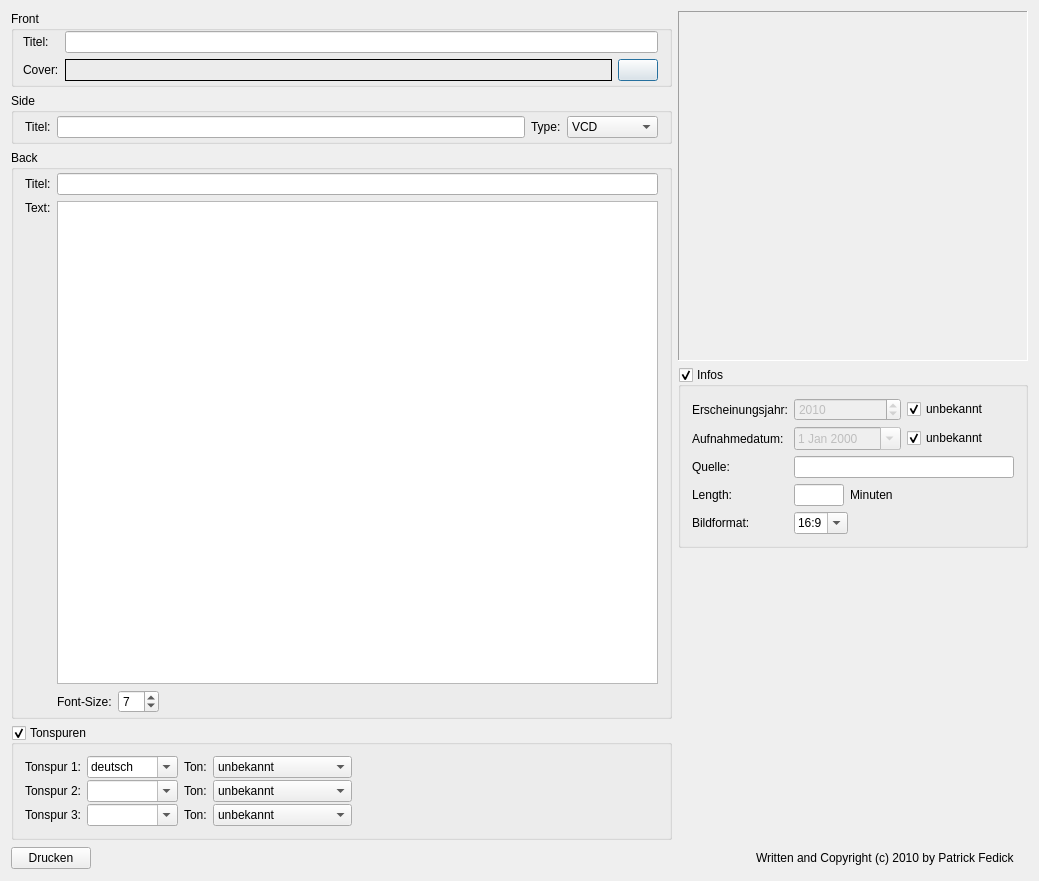
<?xml version="1.0" encoding="UTF-8"?>
<ui version="4.0">
 <class>CoverPrinterClass</class>
 <widget class="QDialog" name="CoverPrinterClass">
  <property name="geometry">
   <rect>
    <x>0</x>
    <y>0</y>
    <width>1039</width>
    <height>881</height>
   </rect>
  </property>
  <property name="acceptDrops">
   <bool>true</bool>
  </property>
  <property name="windowTitle">
   <string>WinMusik - CoverPrinter</string>
  </property>
  <property name="windowIcon">
   <iconset resource="../resources.qrc">
    <normaloff>:/cover/resources/coverdruck/coverprinter.png</normaloff>:/cover/resources/coverdruck/coverprinter.png</iconset>
  </property>
  <layout class="QVBoxLayout" name="verticalLayout">
   <item>
    <layout class="QHBoxLayout" name="horizontalLayout_2">
     <item>
      <layout class="QVBoxLayout">
       <item>
        <widget class="QGroupBox" name="groupBox">
         <property name="title">
          <string>Front</string>
         </property>
         <layout class="QGridLayout">
          <property name="leftMargin">
           <number>9</number>
          </property>
          <property name="topMargin">
           <number>0</number>
          </property>
          <property name="bottomMargin">
           <number>3</number>
          </property>
          <item row="0" column="0">
           <widget class="QLabel" name="label">
            <property name="text">
             <string>Titel:</string>
            </property>
           </widget>
          </item>
          <item row="0" column="1">
           <widget class="QLineEdit" name="front_title">
            <property name="acceptDrops">
             <bool>false</bool>
            </property>
            <property name="text">
             <string/>
            </property>
           </widget>
          </item>
          <item row="1" column="0">
           <widget class="QLabel" name="label_2">
            <property name="text">
             <string>Cover:</string>
            </property>
           </widget>
          </item>
          <item row="1" column="1">
           <layout class="QHBoxLayout">
            <item>
             <widget class="QLabel" name="cover_file">
              <property name="sizePolicy">
               <sizepolicy hsizetype="Expanding" vsizetype="Preferred">
                <horstretch>0</horstretch>
                <verstretch>0</verstretch>
               </sizepolicy>
              </property>
              <property name="frameShape">
               <enum>QFrame::Box</enum>
              </property>
              <property name="frameShadow">
               <enum>QFrame::Plain</enum>
              </property>
              <property name="text">
               <string/>
              </property>
             </widget>
            </item>
            <item>
             <widget class="QPushButton" name="loadcover">
              <property name="text">
               <string/>
              </property>
              <property name="icon">
               <iconset resource="../resources.qrc">
                <normaloff>:/icons/resources/folder-open-16.png</normaloff>:/icons/resources/folder-open-16.png</iconset>
              </property>
              <property name="iconSize">
               <size>
                <width>16</width>
                <height>16</height>
               </size>
              </property>
             </widget>
            </item>
           </layout>
          </item>
         </layout>
        </widget>
       </item>
       <item>
        <widget class="QGroupBox" name="groupBox_2">
         <property name="title">
          <string>Side</string>
         </property>
         <layout class="QHBoxLayout">
          <property name="topMargin">
           <number>3</number>
          </property>
          <property name="bottomMargin">
           <number>3</number>
          </property>
          <item>
           <widget class="QLabel" name="label_5">
            <property name="text">
             <string>Titel:</string>
            </property>
           </widget>
          </item>
          <item>
           <widget class="QLineEdit" name="side_title">
            <property name="acceptDrops">
             <bool>false</bool>
            </property>
            <property name="text">
             <string/>
            </property>
           </widget>
          </item>
          <item>
           <widget class="QLabel" name="label_6">
            <property name="text">
             <string>Type:</string>
            </property>
           </widget>
          </item>
          <item>
           <widget class="QComboBox" name="type">
            <property name="currentIndex">
             <number>0</number>
            </property>
            <property name="iconSize">
             <size>
              <width>60</width>
              <height>20</height>
             </size>
            </property>
            <item>
             <property name="text">
              <string>VCD</string>
             </property>
             <property name="icon">
              <iconset resource="../resources.qrc">
               <normaloff>:/cover/resources/coverdruck/type-vcd.png</normaloff>:/cover/resources/coverdruck/type-vcd.png</iconset>
             </property>
            </item>
            <item>
             <property name="text">
              <string>DVD Video</string>
             </property>
             <property name="icon">
              <iconset resource="../resources.qrc">
               <normaloff>:/cover/resources/coverdruck/type-dvd.png</normaloff>:/cover/resources/coverdruck/type-dvd.png</iconset>
             </property>
            </item>
            <item>
             <property name="text">
              <string>DVD 5.1</string>
             </property>
             <property name="icon">
              <iconset resource="../resources.qrc">
               <normaloff>:/cover/resources/coverdruck/type-dvd-5.1.png</normaloff>:/cover/resources/coverdruck/type-dvd-5.1.png</iconset>
             </property>
            </item>
            <item>
             <property name="text">
              <string>BluRay</string>
             </property>
             <property name="icon">
              <iconset resource="../resources.qrc">
               <normaloff>:/cover/resources/coverdruck/type-blueray.png</normaloff>:/cover/resources/coverdruck/type-blueray.png</iconset>
             </property>
            </item>
            <item>
             <property name="text">
              <string>DivX</string>
             </property>
             <property name="icon">
              <iconset resource="../resources.qrc">
               <normaloff>:/cover/resources/coverdruck/type-divx.png</normaloff>:/cover/resources/coverdruck/type-divx.png</iconset>
             </property>
            </item>
            <item>
             <property name="text">
              <string>XVid</string>
             </property>
             <property name="icon">
              <iconset resource="../resources.qrc">
               <normaloff>:/cover/resources/coverdruck/type-xvid.png</normaloff>:/cover/resources/coverdruck/type-xvid.png</iconset>
             </property>
            </item>
            <item>
             <property name="text">
              <string>DVD</string>
             </property>
             <property name="icon">
              <iconset resource="../resources.qrc">
               <normaloff>:/cover/resources/coverdruck/type-dvd2.png</normaloff>:/cover/resources/coverdruck/type-dvd2.png</iconset>
             </property>
            </item>
            <item>
             <property name="text">
              <string>CD</string>
             </property>
             <property name="icon">
              <iconset resource="../resources.qrc">
               <normaloff>:/cover/resources/coverdruck/type-cd.png</normaloff>:/cover/resources/coverdruck/type-cd.png</iconset>
             </property>
            </item>
           </widget>
          </item>
         </layout>
        </widget>
       </item>
       <item>
        <widget class="QGroupBox" name="groupBox_3">
         <property name="title">
          <string>Back</string>
         </property>
         <layout class="QGridLayout">
          <property name="topMargin">
           <number>3</number>
          </property>
          <property name="bottomMargin">
           <number>3</number>
          </property>
          <item row="0" column="0">
           <widget class="QLabel" name="label_3">
            <property name="text">
             <string>Titel:</string>
            </property>
           </widget>
          </item>
          <item row="0" column="1">
           <widget class="QLineEdit" name="back_title">
            <property name="acceptDrops">
             <bool>false</bool>
            </property>
            <property name="text">
             <string/>
            </property>
           </widget>
          </item>
          <item row="1" column="0">
           <widget class="QLabel" name="label_4">
            <property name="text">
             <string>Text:</string>
            </property>
            <property name="alignment">
             <set>Qt::AlignLeading|Qt::AlignLeft|Qt::AlignTop</set>
            </property>
           </widget>
          </item>
          <item row="1" column="1">
           <widget class="QTextEdit" name="back_text">
            <property name="acceptDrops">
             <bool>false</bool>
            </property>
            <property name="html">
             <string>&lt;!DOCTYPE HTML PUBLIC &quot;-//W3C//DTD HTML 4.0//EN&quot; &quot;http://www.w3.org/TR/REC-html40/strict.dtd&quot;&gt;
&lt;html&gt;&lt;head&gt;&lt;meta name=&quot;qrichtext&quot; content=&quot;1&quot; /&gt;&lt;style type=&quot;text/css&quot;&gt;
p, li { white-space: pre-wrap; }
&lt;/style&gt;&lt;/head&gt;&lt;body style=&quot; font-family:'Bitstream Vera Sans'; font-size:9pt; font-weight:400; font-style:normal;&quot;&gt;
&lt;p style=&quot;-qt-paragraph-type:empty; margin-top:0px; margin-bottom:0px; margin-left:0px; margin-right:0px; -qt-block-indent:0; text-indent:0px;&quot;&gt;&lt;/p&gt;&lt;/body&gt;&lt;/html&gt;</string>
            </property>
            <property name="acceptRichText">
             <bool>false</bool>
            </property>
           </widget>
          </item>
          <item row="3" column="1">
           <layout class="QHBoxLayout" name="horizontalLayout">
            <item>
             <widget class="QLabel" name="label_13">
              <property name="text">
               <string>Font-Size:</string>
              </property>
             </widget>
            </item>
            <item>
             <widget class="QSpinBox" name="back_fontsize">
              <property name="minimum">
               <number>6</number>
              </property>
              <property name="maximum">
               <number>30</number>
              </property>
              <property name="value">
               <number>7</number>
              </property>
             </widget>
            </item>
            <item>
             <spacer name="horizontalSpacer">
              <property name="orientation">
               <enum>Qt::Horizontal</enum>
              </property>
              <property name="sizeHint" stdset="0">
               <size>
                <width>40</width>
                <height>20</height>
               </size>
              </property>
             </spacer>
            </item>
           </layout>
          </item>
         </layout>
        </widget>
       </item>
       <item>
        <widget class="QGroupBox" name="TonBox">
         <property name="minimumSize">
          <size>
           <width>0</width>
           <height>110</height>
          </size>
         </property>
         <property name="title">
          <string>Tonspuren</string>
         </property>
         <property name="checkable">
          <bool>true</bool>
         </property>
         <layout class="QGridLayout" name="gridLayout">
          <property name="verticalSpacing">
           <number>2</number>
          </property>
          <item row="0" column="0">
           <widget class="QLabel" name="label_7">
            <property name="text">
             <string>Tonspur 1:</string>
            </property>
           </widget>
          </item>
          <item row="0" column="1">
           <widget class="QComboBox" name="tonspur1">
            <property name="editable">
             <bool>true</bool>
            </property>
            <property name="currentIndex">
             <number>1</number>
            </property>
            <item>
             <property name="text">
              <string/>
             </property>
            </item>
            <item>
             <property name="text">
              <string>deutsch</string>
             </property>
            </item>
            <item>
             <property name="text">
              <string>englisch</string>
             </property>
            </item>
            <item>
             <property name="text">
              <string>französisch</string>
             </property>
            </item>
            <item>
             <property name="text">
              <string>italienisch</string>
             </property>
            </item>
           </widget>
          </item>
          <item row="0" column="2">
           <widget class="QLabel" name="label_10">
            <property name="text">
             <string>Ton:</string>
            </property>
           </widget>
          </item>
          <item row="0" column="3">
           <widget class="QComboBox" name="ton1">
            <property name="currentIndex">
             <number>0</number>
            </property>
            <property name="iconSize">
             <size>
              <width>60</width>
              <height>15</height>
             </size>
            </property>
            <item>
             <property name="text">
              <string>unbekannt</string>
             </property>
             <property name="icon">
              <iconset resource="../resources.qrc">
               <normaloff>:/channels/resources/sound-unknown.png</normaloff>:/channels/resources/sound-unknown.png</iconset>
             </property>
            </item>
            <item>
             <property name="text">
              <string>Mono</string>
             </property>
             <property name="icon">
              <iconset resource="../resources.qrc">
               <normaloff>:/channels/resources/sound-mono.png</normaloff>:/channels/resources/sound-mono.png</iconset>
             </property>
            </item>
            <item>
             <property name="text">
              <string>Stereo</string>
             </property>
             <property name="icon">
              <iconset resource="../resources.qrc">
               <normaloff>:/channels/resources/sound-stereo.png</normaloff>:/channels/resources/sound-stereo.png</iconset>
             </property>
            </item>
            <item>
             <property name="text">
              <string>Dolby Surround</string>
             </property>
             <property name="icon">
              <iconset resource="../resources.qrc">
               <normaloff>:/channels/resources/sound-dolby-surround.png</normaloff>:/channels/resources/sound-dolby-surround.png</iconset>
             </property>
            </item>
            <item>
             <property name="text">
              <string>Dolby Digital Mono</string>
             </property>
             <property name="icon">
              <iconset resource="../resources.qrc">
               <normaloff>:/channels/resources/sound-dolbydigital-1.0.png</normaloff>:/channels/resources/sound-dolbydigital-1.0.png</iconset>
             </property>
            </item>
            <item>
             <property name="text">
              <string>Dolby Digital 2.0</string>
             </property>
             <property name="icon">
              <iconset resource="../resources.qrc">
               <normaloff>:/channels/resources/sound-dolbydigital-2.0.png</normaloff>:/channels/resources/sound-dolbydigital-2.0.png</iconset>
             </property>
            </item>
            <item>
             <property name="text">
              <string>Dolby Digital 5.1</string>
             </property>
             <property name="icon">
              <iconset resource="../resources.qrc">
               <normaloff>:/channels/resources/sound-dolbydigital-5.1.png</normaloff>:/channels/resources/sound-dolbydigital-5.1.png</iconset>
             </property>
            </item>
            <item>
             <property name="text">
              <string>Dolby Digital 5.1 EX</string>
             </property>
             <property name="icon">
              <iconset resource="../resources.qrc">
               <normaloff>:/channels/resources/sound-dolbydigital-5.1ex.png</normaloff>:/channels/resources/sound-dolbydigital-5.1ex.png</iconset>
             </property>
            </item>
            <item>
             <property name="text">
              <string>DTS 5.1</string>
             </property>
             <property name="icon">
              <iconset resource="../resources.qrc">
               <normaloff>:/channels/resources/sound-dts-5.1.png</normaloff>:/channels/resources/sound-dts-5.1.png</iconset>
             </property>
            </item>
           </widget>
          </item>
          <item row="0" column="4">
           <spacer name="horizontalSpacer_2">
            <property name="orientation">
             <enum>Qt::Horizontal</enum>
            </property>
            <property name="sizeHint" stdset="0">
             <size>
              <width>40</width>
              <height>20</height>
             </size>
            </property>
           </spacer>
          </item>
          <item row="1" column="0">
           <widget class="QLabel" name="label_8">
            <property name="text">
             <string>Tonspur 2:</string>
            </property>
           </widget>
          </item>
          <item row="1" column="1">
           <widget class="QComboBox" name="tonspur2">
            <property name="editable">
             <bool>true</bool>
            </property>
            <property name="currentIndex">
             <number>0</number>
            </property>
            <item>
             <property name="text">
              <string/>
             </property>
            </item>
            <item>
             <property name="text">
              <string>deutsch</string>
             </property>
            </item>
            <item>
             <property name="text">
              <string>englisch</string>
             </property>
            </item>
            <item>
             <property name="text">
              <string>französisch</string>
             </property>
            </item>
            <item>
             <property name="text">
              <string>italienisch</string>
             </property>
            </item>
           </widget>
          </item>
          <item row="1" column="2">
           <widget class="QLabel" name="label_11">
            <property name="text">
             <string>Ton:</string>
            </property>
           </widget>
          </item>
          <item row="1" column="3">
           <widget class="QComboBox" name="ton2">
            <property name="currentIndex">
             <number>0</number>
            </property>
            <property name="iconSize">
             <size>
              <width>60</width>
              <height>15</height>
             </size>
            </property>
            <item>
             <property name="text">
              <string>unbekannt</string>
             </property>
             <property name="icon">
              <iconset resource="../resources.qrc">
               <normaloff>:/channels/resources/sound-unknown.png</normaloff>:/channels/resources/sound-unknown.png</iconset>
             </property>
            </item>
            <item>
             <property name="text">
              <string>Mono</string>
             </property>
             <property name="icon">
              <iconset resource="../resources.qrc">
               <normaloff>:/channels/resources/sound-mono.png</normaloff>:/channels/resources/sound-mono.png</iconset>
             </property>
            </item>
            <item>
             <property name="text">
              <string>Stereo</string>
             </property>
             <property name="icon">
              <iconset resource="../resources.qrc">
               <normaloff>:/channels/resources/sound-stereo.png</normaloff>:/channels/resources/sound-stereo.png</iconset>
             </property>
            </item>
            <item>
             <property name="text">
              <string>Dolby Surround</string>
             </property>
             <property name="icon">
              <iconset resource="../resources.qrc">
               <normaloff>:/channels/resources/sound-dolby-surround.png</normaloff>:/channels/resources/sound-dolby-surround.png</iconset>
             </property>
            </item>
            <item>
             <property name="text">
              <string>Dolby Digital Mono</string>
             </property>
             <property name="icon">
              <iconset resource="../resources.qrc">
               <normaloff>:/channels/resources/sound-dolbydigital-1.0.png</normaloff>:/channels/resources/sound-dolbydigital-1.0.png</iconset>
             </property>
            </item>
            <item>
             <property name="text">
              <string>Dolby Digital 2.0</string>
             </property>
             <property name="icon">
              <iconset resource="../resources.qrc">
               <normaloff>:/channels/resources/sound-dolbydigital-2.0.png</normaloff>:/channels/resources/sound-dolbydigital-2.0.png</iconset>
             </property>
            </item>
            <item>
             <property name="text">
              <string>Dolby Digital 5.1</string>
             </property>
             <property name="icon">
              <iconset resource="../resources.qrc">
               <normaloff>:/channels/resources/sound-dolbydigital-5.1.png</normaloff>:/channels/resources/sound-dolbydigital-5.1.png</iconset>
             </property>
            </item>
            <item>
             <property name="text">
              <string>Dolby Digital 5.1 EX</string>
             </property>
             <property name="icon">
              <iconset resource="../resources.qrc">
               <normaloff>:/channels/resources/sound-dolbydigital-5.1ex.png</normaloff>:/channels/resources/sound-dolbydigital-5.1ex.png</iconset>
             </property>
            </item>
            <item>
             <property name="text">
              <string>DTS 5.1</string>
             </property>
             <property name="icon">
              <iconset resource="../resources.qrc">
               <normaloff>:/channels/resources/sound-dts-5.1.png</normaloff>:/channels/resources/sound-dts-5.1.png</iconset>
             </property>
            </item>
           </widget>
          </item>
          <item row="2" column="0">
           <widget class="QLabel" name="label_9">
            <property name="text">
             <string>Tonspur 3:</string>
            </property>
           </widget>
          </item>
          <item row="2" column="1">
           <widget class="QComboBox" name="tonspur3">
            <property name="editable">
             <bool>true</bool>
            </property>
            <property name="currentIndex">
             <number>0</number>
            </property>
            <item>
             <property name="text">
              <string/>
             </property>
            </item>
            <item>
             <property name="text">
              <string>deutsch</string>
             </property>
            </item>
            <item>
             <property name="text">
              <string>englisch</string>
             </property>
            </item>
            <item>
             <property name="text">
              <string>französisch</string>
             </property>
            </item>
            <item>
             <property name="text">
              <string>italienisch</string>
             </property>
            </item>
           </widget>
          </item>
          <item row="2" column="2">
           <widget class="QLabel" name="label_12">
            <property name="text">
             <string>Ton:</string>
            </property>
           </widget>
          </item>
          <item row="2" column="3">
           <widget class="QComboBox" name="ton3">
            <property name="currentIndex">
             <number>0</number>
            </property>
            <property name="iconSize">
             <size>
              <width>60</width>
              <height>15</height>
             </size>
            </property>
            <item>
             <property name="text">
              <string>unbekannt</string>
             </property>
             <property name="icon">
              <iconset resource="../resources.qrc">
               <normaloff>:/channels/resources/sound-unknown.png</normaloff>:/channels/resources/sound-unknown.png</iconset>
             </property>
            </item>
            <item>
             <property name="text">
              <string>Mono</string>
             </property>
             <property name="icon">
              <iconset resource="../resources.qrc">
               <normaloff>:/channels/resources/sound-mono.png</normaloff>:/channels/resources/sound-mono.png</iconset>
             </property>
            </item>
            <item>
             <property name="text">
              <string>Stereo</string>
             </property>
             <property name="icon">
              <iconset resource="../resources.qrc">
               <normaloff>:/channels/resources/sound-stereo.png</normaloff>:/channels/resources/sound-stereo.png</iconset>
             </property>
            </item>
            <item>
             <property name="text">
              <string>Dolby Surround</string>
             </property>
             <property name="icon">
              <iconset resource="../resources.qrc">
               <normaloff>:/channels/resources/sound-dolby-surround.png</normaloff>:/channels/resources/sound-dolby-surround.png</iconset>
             </property>
            </item>
            <item>
             <property name="text">
              <string>Dolby Digital Mono</string>
             </property>
             <property name="icon">
              <iconset resource="../resources.qrc">
               <normaloff>:/channels/resources/sound-dolbydigital-1.0.png</normaloff>:/channels/resources/sound-dolbydigital-1.0.png</iconset>
             </property>
            </item>
            <item>
             <property name="text">
              <string>Dolby Digital 2.0</string>
             </property>
             <property name="icon">
              <iconset resource="../resources.qrc">
               <normaloff>:/channels/resources/sound-dolbydigital-2.0.png</normaloff>:/channels/resources/sound-dolbydigital-2.0.png</iconset>
             </property>
            </item>
            <item>
             <property name="text">
              <string>Dolby Digital 5.1</string>
             </property>
             <property name="icon">
              <iconset resource="../resources.qrc">
               <normaloff>:/channels/resources/sound-dolbydigital-5.1.png</normaloff>:/channels/resources/sound-dolbydigital-5.1.png</iconset>
             </property>
            </item>
            <item>
             <property name="text">
              <string>Dolby Digital 5.1 EX</string>
             </property>
             <property name="icon">
              <iconset resource="../resources.qrc">
               <normaloff>:/channels/resources/sound-dolbydigital-5.1ex.png</normaloff>:/channels/resources/sound-dolbydigital-5.1ex.png</iconset>
             </property>
            </item>
            <item>
             <property name="text">
              <string>DTS 5.1</string>
             </property>
             <property name="icon">
              <iconset resource="../resources.qrc">
               <normaloff>:/channels/resources/sound-dts-5.1.png</normaloff>:/channels/resources/sound-dts-5.1.png</iconset>
             </property>
            </item>
           </widget>
          </item>
         </layout>
        </widget>
       </item>
      </layout>
     </item>
     <item>
      <layout class="QVBoxLayout">
       <item>
        <widget class="QLabel" name="cover">
         <property name="sizePolicy">
          <sizepolicy hsizetype="Fixed" vsizetype="Preferred">
           <horstretch>0</horstretch>
           <verstretch>0</verstretch>
          </sizepolicy>
         </property>
         <property name="minimumSize">
          <size>
           <width>350</width>
           <height>350</height>
          </size>
         </property>
         <property name="maximumSize">
          <size>
           <width>350</width>
           <height>350</height>
          </size>
         </property>
         <property name="acceptDrops">
          <bool>true</bool>
         </property>
         <property name="frameShape">
          <enum>QFrame::Panel</enum>
         </property>
         <property name="frameShadow">
          <enum>QFrame::Sunken</enum>
         </property>
         <property name="text">
          <string/>
         </property>
         <property name="scaledContents">
          <bool>true</bool>
         </property>
         <property name="alignment">
          <set>Qt::AlignLeading|Qt::AlignLeft|Qt::AlignTop</set>
         </property>
        </widget>
       </item>
       <item>
        <widget class="QGroupBox" name="InfoBox">
         <property name="sizePolicy">
          <sizepolicy hsizetype="Fixed" vsizetype="Preferred">
           <horstretch>0</horstretch>
           <verstretch>0</verstretch>
          </sizepolicy>
         </property>
         <property name="maximumSize">
          <size>
           <width>350</width>
           <height>16777215</height>
          </size>
         </property>
         <property name="title">
          <string>Infos</string>
         </property>
         <property name="flat">
          <bool>false</bool>
         </property>
         <property name="checkable">
          <bool>true</bool>
         </property>
         <layout class="QVBoxLayout">
          <item>
           <layout class="QGridLayout">
            <item row="0" column="0">
             <widget class="QLabel" name="label_19">
              <property name="text">
               <string>Erscheinungsjahr:</string>
              </property>
             </widget>
            </item>
            <item row="0" column="1">
             <layout class="QHBoxLayout">
              <item>
               <widget class="QDateEdit" name="erscheinungsjahr">
                <property name="enabled">
                 <bool>false</bool>
                </property>
                <property name="dateTime">
                 <datetime>
                  <hour>0</hour>
                  <minute>0</minute>
                  <second>0</second>
                  <year>2010</year>
                  <month>1</month>
                  <day>1</day>
                 </datetime>
                </property>
                <property name="displayFormat">
                 <string>yyyy</string>
                </property>
                <property name="calendarPopup">
                 <bool>false</bool>
                </property>
               </widget>
              </item>
              <item>
               <widget class="QCheckBox" name="unbekannt1">
                <property name="text">
                 <string>unbekannt</string>
                </property>
                <property name="checked">
                 <bool>true</bool>
                </property>
               </widget>
              </item>
             </layout>
            </item>
            <item row="1" column="0">
             <widget class="QLabel" name="label_20">
              <property name="text">
               <string>Aufnahmedatum:</string>
              </property>
             </widget>
            </item>
            <item row="1" column="1">
             <layout class="QHBoxLayout">
              <item>
               <widget class="QDateEdit" name="aufnahmedatum">
                <property name="enabled">
                 <bool>false</bool>
                </property>
                <property name="calendarPopup">
                 <bool>true</bool>
                </property>
               </widget>
              </item>
              <item>
               <widget class="QCheckBox" name="unbekannt2">
                <property name="text">
                 <string>unbekannt</string>
                </property>
                <property name="checked">
                 <bool>true</bool>
                </property>
               </widget>
              </item>
             </layout>
            </item>
            <item row="2" column="0">
             <widget class="QLabel" name="label_21">
              <property name="text">
               <string>Quelle:</string>
              </property>
             </widget>
            </item>
            <item row="2" column="1">
             <widget class="QLineEdit" name="quelle">
              <property name="text">
               <string/>
              </property>
             </widget>
            </item>
            <item row="3" column="0">
             <widget class="QLabel" name="label_22">
              <property name="text">
               <string>Length:</string>
              </property>
             </widget>
            </item>
            <item row="3" column="1">
             <layout class="QHBoxLayout">
              <item>
               <widget class="QLineEdit" name="laenge">
                <property name="maximumSize">
                 <size>
                  <width>50</width>
                  <height>16777215</height>
                 </size>
                </property>
               </widget>
              </item>
              <item>
               <widget class="QLabel" name="label_23">
                <property name="text">
                 <string>Minuten</string>
                </property>
               </widget>
              </item>
              <item>
               <spacer>
                <property name="orientation">
                 <enum>Qt::Horizontal</enum>
                </property>
                <property name="sizeHint" stdset="0">
                 <size>
                  <width>40</width>
                  <height>20</height>
                 </size>
                </property>
               </spacer>
              </item>
             </layout>
            </item>
            <item row="4" column="0">
             <widget class="QLabel" name="label_24">
              <property name="text">
               <string>Bildformat:</string>
              </property>
             </widget>
            </item>
            <item row="4" column="1">
             <layout class="QHBoxLayout">
              <item>
               <widget class="QComboBox" name="bildformat">
                <property name="editable">
                 <bool>true</bool>
                </property>
                <property name="currentIndex">
                 <number>1</number>
                </property>
                <item>
                 <property name="text">
                  <string>4:3</string>
                 </property>
                </item>
                <item>
                 <property name="text">
                  <string>16:9</string>
                 </property>
                </item>
               </widget>
              </item>
              <item>
               <spacer>
                <property name="orientation">
                 <enum>Qt::Horizontal</enum>
                </property>
                <property name="sizeHint" stdset="0">
                 <size>
                  <width>40</width>
                  <height>20</height>
                 </size>
                </property>
               </spacer>
              </item>
             </layout>
            </item>
           </layout>
          </item>
         </layout>
        </widget>
       </item>
       <item>
        <spacer>
         <property name="orientation">
          <enum>Qt::Vertical</enum>
         </property>
         <property name="sizeHint" stdset="0">
          <size>
           <width>20</width>
           <height>20</height>
          </size>
         </property>
        </spacer>
       </item>
      </layout>
     </item>
    </layout>
   </item>
   <item>
    <layout class="QHBoxLayout" name="horizontalLayout_3">
     <item>
      <widget class="QPushButton" name="printOptions">
       <property name="text">
        <string>Drucken</string>
       </property>
       <property name="icon">
        <iconset resource="../resources.qrc">
         <normaloff>:/icons/resources/printer16.png</normaloff>:/icons/resources/printer16.png</iconset>
       </property>
      </widget>
     </item>
     <item>
      <spacer>
       <property name="orientation">
        <enum>Qt::Horizontal</enum>
       </property>
       <property name="sizeHint" stdset="0">
        <size>
         <width>278</width>
         <height>24</height>
        </size>
       </property>
      </spacer>
     </item>
     <item>
      <widget class="QLabel" name="label_15">
       <property name="text">
        <string>Written and Copyright (c) 2010 by Patrick Fedick</string>
       </property>
      </widget>
     </item>
     <item>
      <widget class="QLabel" name="label_14">
       <property name="text">
        <string/>
       </property>
       <property name="pixmap">
        <pixmap resource="../resources.qrc">:/other/resources/pfp-logo-48x25.png</pixmap>
       </property>
       <property name="scaledContents">
        <bool>false</bool>
       </property>
      </widget>
     </item>
    </layout>
   </item>
  </layout>
  <zorder></zorder>
  <zorder></zorder>
 </widget>
 <layoutdefault spacing="6" margin="11"/>
 <resources>
  <include location="../../resources.qrc"/>
 </resources>
 <connections/>
</ui>
